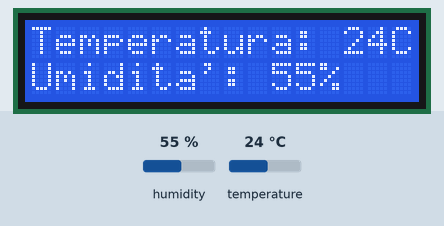
A sketch run on a simulated Arduino Uno, built with avr-gcc and run on an emulated ATmega328P. Shown: 16×2 character LCD. Inputs (shaded band) come from the test bench; at power-on: humidity 55 %, temperature 24 °C.

Above: at 2.9 s.
3.0 s: humidity set to 22 %
At 4.9 s:
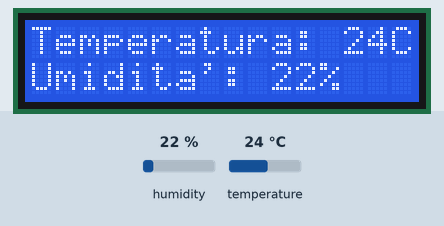
5.8 s: temperature set to 12 °C
At 7.3 s:
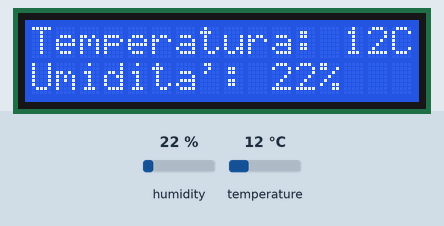
8.6 s: humidity set to 40 %
At 10.9 s:
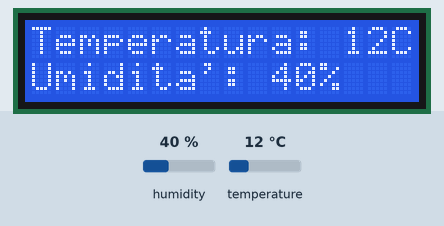
12.0 s: temperature set to 19 °C
At 13.4 s:
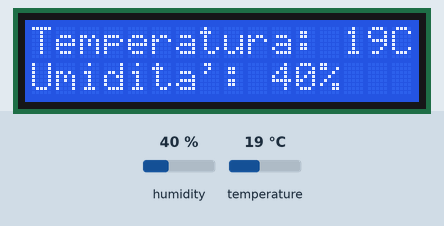
Timing chart, 0 to 15.0 s (numbered marks = the images above; inputs shaded):
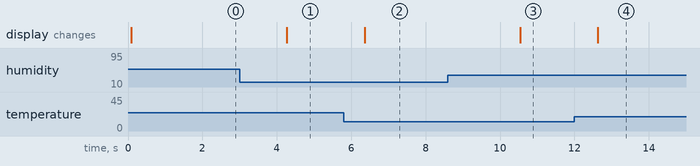

The sketch:

dht11_lcd.ino
```cpp
#include <dht11.h>
#include <LiquidCrystal.h>
dht11 DHT11;
#define DHT11PIN 8
LiquidCrystal lcd(12, 11, 5, 4, 3, 2);  // connessione display (pin)
void setup()
{
  //lcd.begin(16, 2); // imposto il tipo di display (colonne, righe)
}

void loop()
{
  lcd.begin(16, 2); // imposto il tipo di display (colonne, righe)
  int chk = DHT11.read(DHT11PIN);
  int t = (float)DHT11.temperature;
  int h = (float)DHT11.humidity;
    lcd.setCursor(0,0);
    lcd.print("Temperatura: ");
    lcd.print(t);
    lcd.print("C");
    lcd.setCursor(0,1);
    lcd.print("Umidita': ");
    lcd.print(h);
    lcd.print("%");

  delay(2000);
}
```

Measured:
- after the input at 3.0 s, the display: changes after 1.3 s (image 1)
- after the input at 5.8 s, the display: changes after 0.56 s (image 2)
- after the input at 8.6 s, the display: changes after 1.9 s (image 3)
- after the input at 12.0 s, the display: changes after 0.63 s (image 4)
